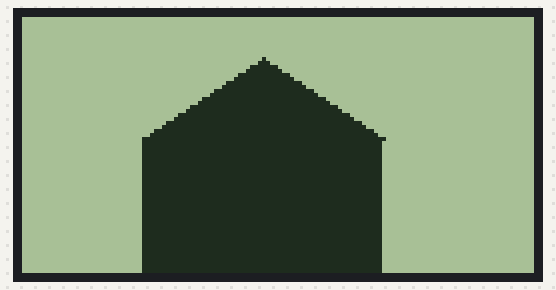
The sketch below on a simulated Arduino Uno, built with avr-gcc and run on an emulated ATmega328P. Parts: 128×64 one-colour display.

Above: at 0.2 s.

The sketch:

lcdlon.ino
```cpp
#include <U8glib.h>

// Khởi tạo màn hình LCD ST7920
U8GLIB_ST7920_128X64 u8g(5, 4, 3, 2);  // SCK, MOSI, CS

void setup() {}
void drawHouse() {
  // Vẽ tường ngôi nhà (hình chữ nhật)
  u8g.drawBox(30, 30, 60, 40);  // X, Y, width, height

  // Vẽ mái ngói (hình tam giác)
  u8g.drawTriangle(30, 30, 60, 10, 90, 30);  // 3 điểm của tam giác

  // Vẽ cửa sổ (hình vuông)
  u8g.drawBox(40, 40, 15, 15);  // Vị trí và kích thước cửa sổ

  // Vẽ cửa chính (hình chữ nhật)
  u8g.drawBox(60, 50, 20, 20);  // Vị trí và kích thước cửa chính
}

void loop() {
  // Bắt đầu vẽ nội dung lên màn hình
  u8g.firstPage();
  do {
    drawHouse();
  } while (u8g.nextPage());

  delay(1000);  // Chờ 1 giây trước khi lặp lại
}
```
